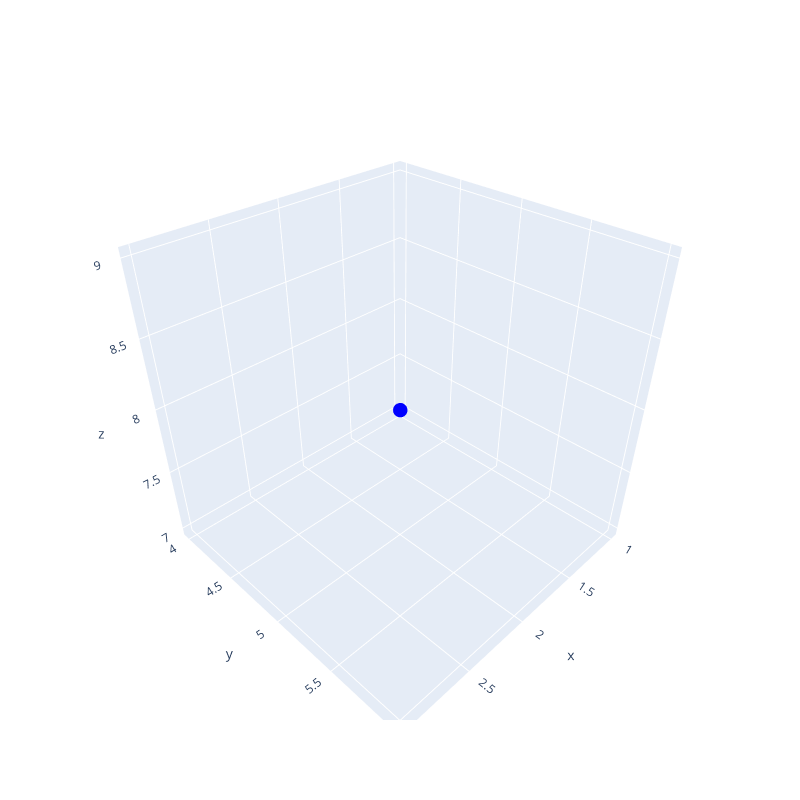

The notebook cell saved with this chart:
### Code cell
fig = go.Figure(data=[go.Scatter3d(
    x=[1, 2, 3], 
    y=[4, 5, 6], 
    z=[7, 8, 9], 
    mode='lines+markers',
    marker=dict(size=5, color='blue'),
    line = dict(color="red", width=2)
)])

fig.update_layout(
    width = 800,
    height = 800
)

fig.show()

### Figure 1 — Plotly figure (JSON) as saved in the notebook; plotly's stock layout.template omitted (floating-point values rounded to 4 significant figures)
{"data": [{"line": {"color": "red", "width": 2}, "marker": {"color": "blue", "size": 5}, "mode": "lines+markers", "type": "scatter3d", "x": [1, 2, 3], "y": [4, 5, 6], "z": [7, 8, 9]}], "layout": {"height": 800, "width": 800}}
